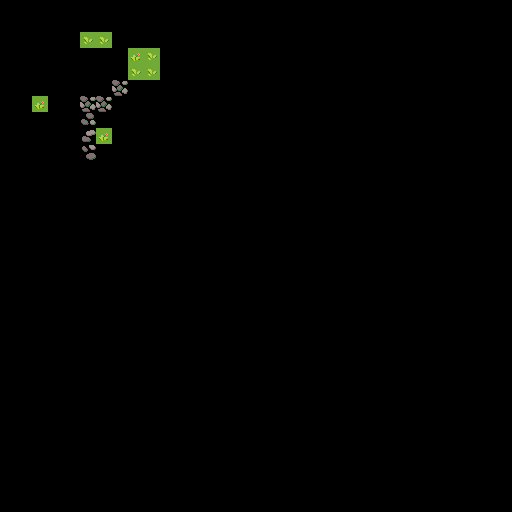

Below is a game level as drawn by its tile map, then a one-line description and the .tmx that defines it (tile-layer data replaced by summaries):
An orthogonal 32x32 tile map with 16x16 px tiles, 2 tile layers (Base, Objects), 2 hidden layers not drawn, 6 tilesets and 8 objects.

<map version="1.4" tiledversion="1.4.3" orientation="orthogonal" renderorder="right-down" width="32" height="32" tilewidth="16" tileheight="16" infinite="0" nextlayerid="30" nextobjectid="37">
 <editorsettings>
  <export target="topdown.json" format="json" />
 </editorsettings>
 <tileset firstgid="1" source="super_retro.tsx" />
 <tileset firstgid="305" source="tree.tsx" />
 <tileset firstgid="306" source="tree2.tsx" />
 <tileset firstgid="307" source="barrel_68x45.tsx" />
 <tileset firstgid="308" source="house_3.tsx" />
 <tileset firstgid="309" source="stone_2.tsx" />
 <layer id="29" name="Base" width="32" height="32">
  <data>[1024 cells, 0 non-empty, 0 distinct tile ids]</data>
 </layer>
 <layer id="1" name="Ground" width="32" height="32" visible="0">
  <properties>
   <property name="MaterialSource" value="super_retro.tsx" />
  </properties>
  <data>[1024 cells, 1024 non-empty, 2 distinct tile ids]</data>
 </layer>
 <layer id="3" name="Objects" width="32" height="32">
  <properties>
   <property name="MaterialSource" value="super_retro.tsx" />
  </properties>
  <data>[1024 cells, 14 non-empty, 6 distinct tile ids]</data>
 </layer>
 <layer id="2" name="Houses" width="32" height="32" visible="0">
  <properties>
   <property name="MaterialSource" value="super_retro.tsx" />
  </properties>
  <data>[1024 cells, 15 non-empty, 15 distinct tile ids]</data>
 </layer>
 <objectgroup id="24" name="ObjectLayer1">
  <object id="21" gid="305" x="120.5" y="-19" width="110" height="128" />
  <object id="22" gid="306" x="90" y="-55" width="95" height="128" />
  <object id="23" gid="306" x="28.5" y="-31" width="95" height="128" />
  <object id="24" gid="305" x="88.5" y="149" width="110" height="128" />
  <object id="25" gid="305" x="-27.5" y="6.5" width="110" height="128" />
  <object id="29" gid="307" x="158" y="253" width="68" height="45" />
  <object id="30" gid="308" x="274" y="-14" width="240" height="326" />
  <object id="36" gid="309" x="-38.2297" y="108.549" width="128" height="128" />
 </objectgroup>
</map>
